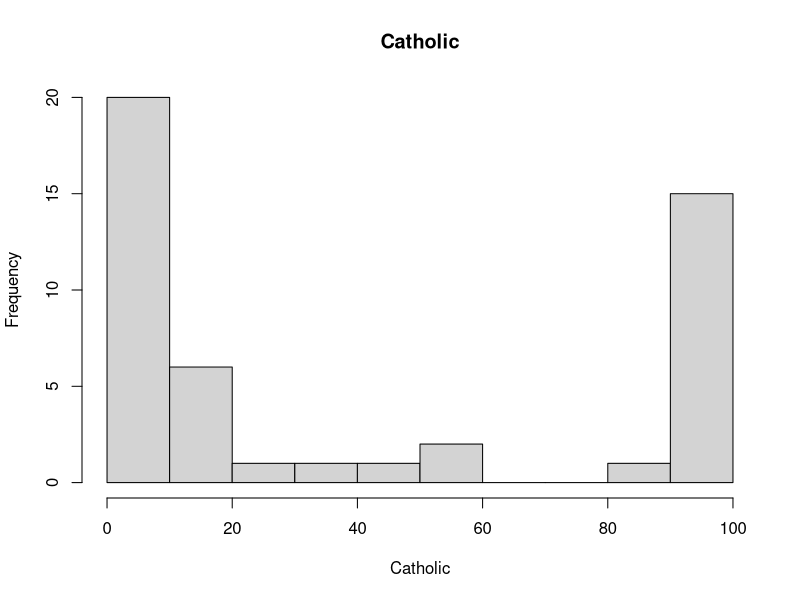
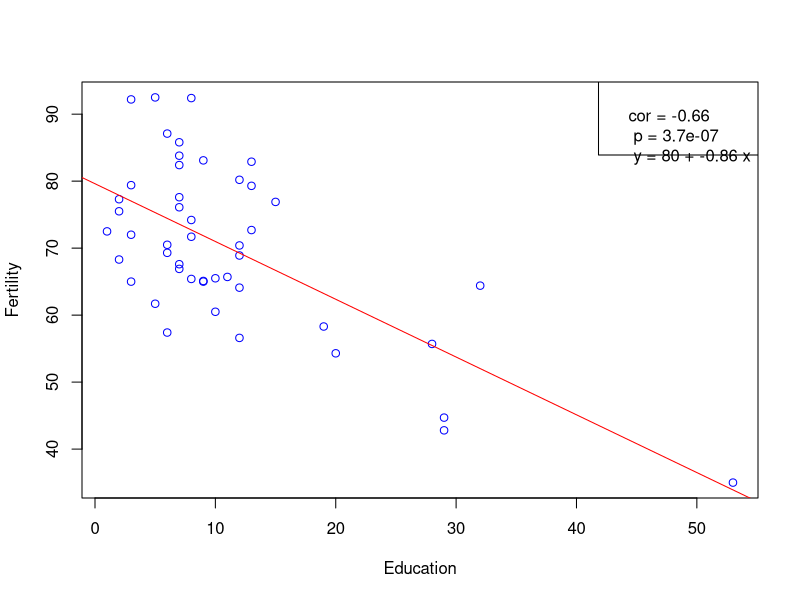
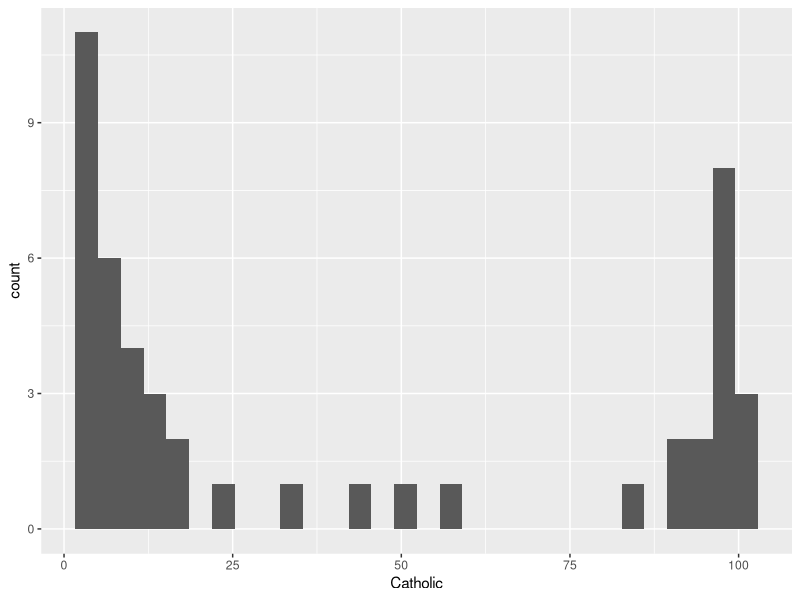
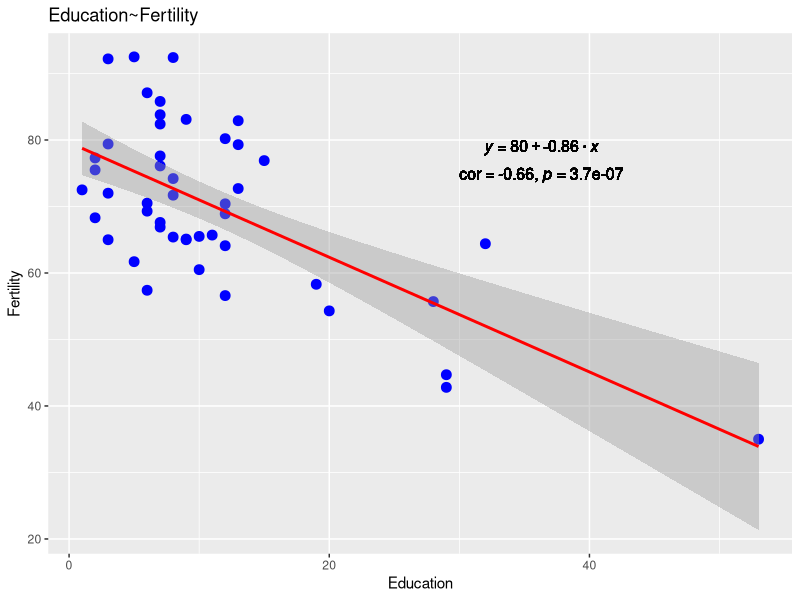
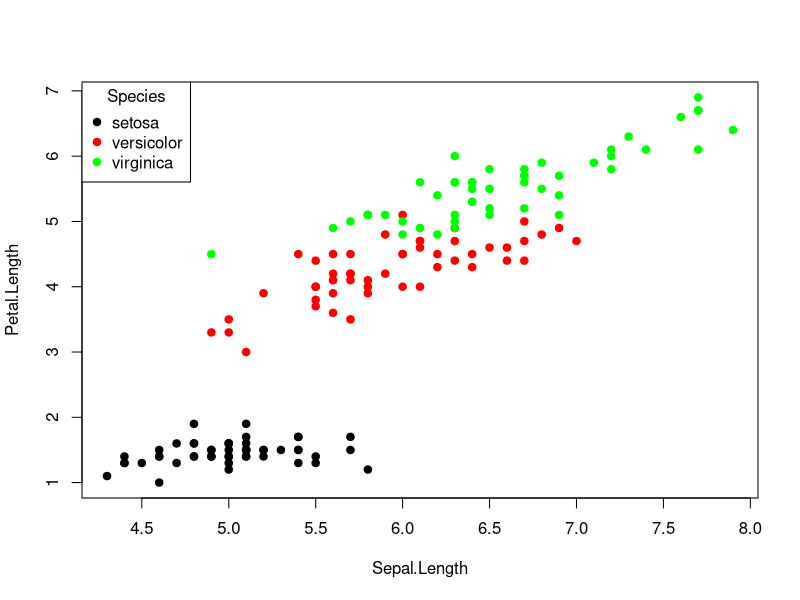
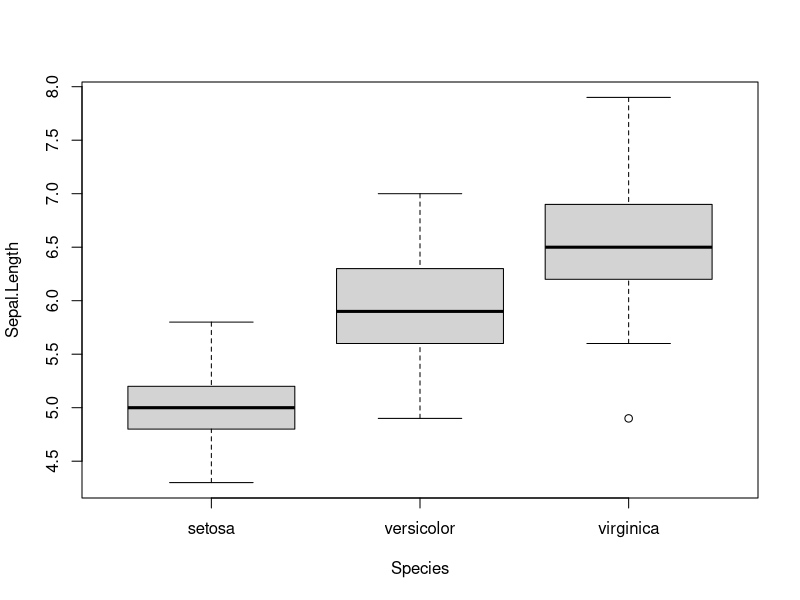
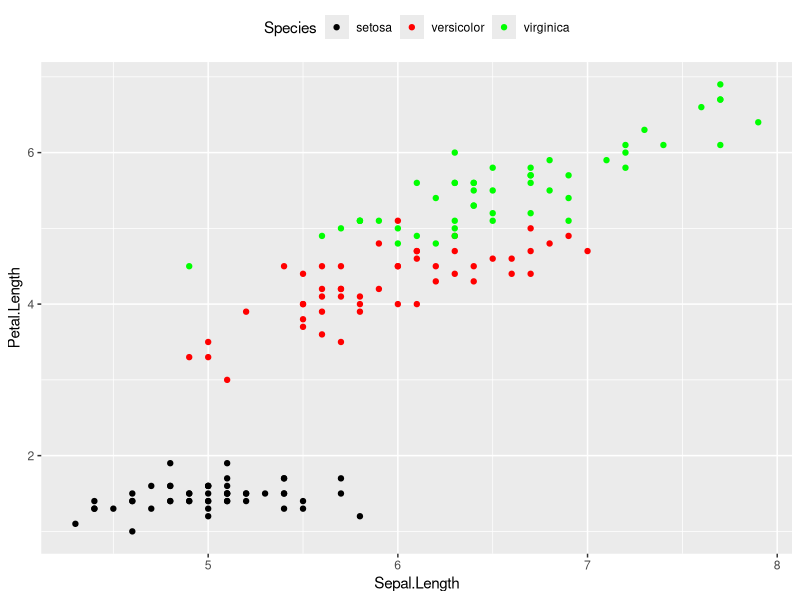
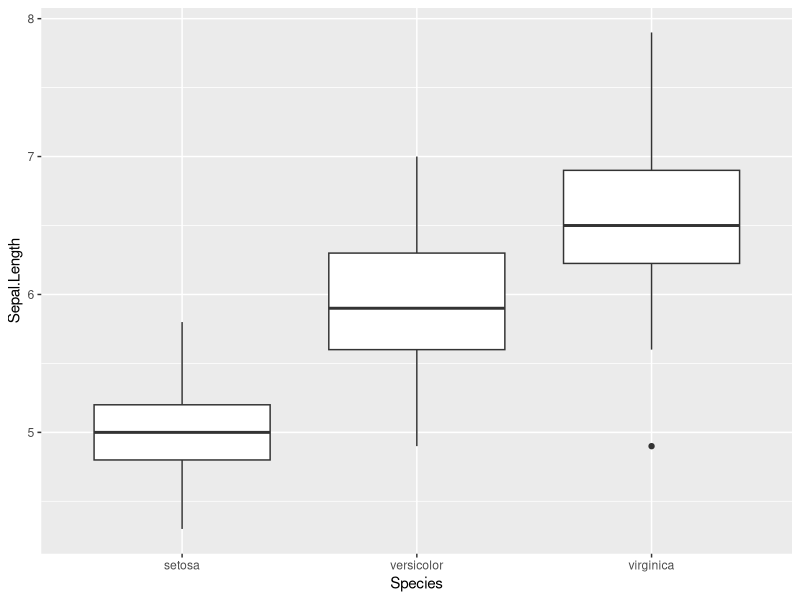

Source code (R) for these figures, in order:
## ---- chunk 1
Sys.info()[["user"]]
Sys.getenv("HOME")
## ---- chunk 2
library(ggplot2)
#计算数据
m <- lm(Fertility ~ Education,swiss)
cor_val <- cor(swiss$Fertility, swiss$Education)#相关系数
p_val <- cor.test(swiss$Fertility,swiss$Education)$p.value#p值
eq <- substitute(atop(paste(italic(y)," = ",a + b %.% italic(x),sep = ""),
                      paste("cor"," = ",cor,", ",italic(p)," = ",pvalue,sep = "")),
                      list(a = as.vector(format(coef(m)[1],digits = 2)),
                           b = as.vector(format(coef(m)[2],digits = 2)),
#format使数字按科学计数法进行显示，digits是显示的位数
                           cor = as.vector(format(cor_val,digits = 2)),
                           pvalue = as.vector(format(p_val,digits = 2))))
eq_expression <- as.character(as.expression(eq))#公式

#基础作图函数
#直方图↓
hist(x=swiss$Catholic,
     main = "Catholic",
     xlab = "Catholic")

#散点图↓
with(swiss,plot(Education,Fertility,
                col = "blue"))#绘制基础散点图
abline(lm(swiss$Fertility ~ swiss$Education),
       col="red")#添加拟合曲线
legend("topright",
       legend = paste("cor =",round(cor_val,2),#保留2位小数
                      "\n",
                      "p =",format(p_val,scientific = T,digits = 2),
                      "\n",
                      "y =",format(coef(m)[1],digits = 2),"+",format(coef(m)[2],digits = 2),"x"))


#ggplot2
#直方图↓
ggplot(swiss,aes(x=Catholic))+
  geom_histogram()

#散点图↓
ggplot(swiss, aes(x = Education,y = Fertility)) +
  geom_point(color = "blue",size = 3) +#绘制基础散点图
  geom_smooth(method = "lm",color = "red") +#添加拟合曲线
  labs(title = "Education~Fertility", x = "Education", y = "Fertility") +#标题和xy轴
  #以下注释为其中一种添加公式的方法
  # annotate("text",#声明注释的类型为文本
  #          x = 20, y = 35,#添加注释的位置
  #          label = paste("Correlation =", #注释内容
  #                        round(cor_val, 2),
  #                        "\n", 
  #                        "p-value =", 
  #                        format(p_val,scientific = T,digits = 2)))
  geom_text(data = NULL,
            aes(x = 30,y = 80,label = eq_expression,hjust = 0,vjust = 1),
                size = 4,parse = TRUE,inherit.aes = FALSE)
## ---- chunk 3
colors <- c("setosa" = "black","versicolor" = "red","virginica" = "green")#建立物种与颜色的对应（一个字典）

#基础作图函数
#散点图↓
with(iris,
     plot(Sepal.Length,Petal.Length,#基础散点图
          col = colors[Species],#按物种分配颜色
#注：colors[Species]是在画图时按colors这个对应给物种标注颜色，如果只写col=colors，效果等效于colors <- c("red","green","blue")
          pch = 19,#设置颜色为填充色，而不是边缘颜色
          xlab = "Sepal.Length",ylab = "Petal.Length"))#设置xy轴标题
legend("topleft",#设置图例位置
       legend = levels(iris$Species),#设置图例中的元素来自iris$Species
       col = colors,#按之前的对应设置颜色
       pch = 19,#颜色为填充色
       title = "Species")#图例的标题
#boxplot↓
boxplot(Sepal.Length~Species,data = iris)

#ggplot2
#散点图↓
ggplot(iris,aes(x = Sepal.Length,y = Petal.Length,#xy轴数据
                color = Species),#按物种分颜色
       labs(x = Sepal.Length,y = Petal.Length))+#设置xy轴标签
  geom_point()+#画散点图
  scale_color_manual(values = colors)+#手动设置颜色
  theme(legend.position = "top")#设置图例位置
#boxplot↓
ggplot(iris,aes(x = Species,y = Sepal.Length))+
  geom_boxplot()
## ---- chunk 4
library(tidyverse)
library(dplyr)
starwars_noNA <- starwars %>% #获取没有NA的数据
  dplyr::filter(is.na(height)==FALSE&is.na(gender)==FALSE)
base_boxplot <- ggplot(starwars_noNA,aes(x = gender,y = height))+
  geom_boxplot()+
  labs(x = "gender",y = "height")#创建基础boxplot
library(ggsignif)
p1 <- base_boxplot+
  geom_signif(comparisons = list(c("feminine", "masculine")),#设置需要比较的组
              map_signif_level = T)#将图像上方的p值以*代替
p1
## ---- chunk 5
p2 <- ggplot(iris,aes(x = Sepal.Length,y = Sepal.Width,
                      color = Species,#颜色按物种分组
                      shape = Species))+#点形状也按物种分组
  geom_density2d()+#画geom_density2d图
  geom_point()+#画散点图
  labs(title = "IRIS")#添加标题
p2
## ---- chunk 6
#大体思路就是建一个新数据集，由mtcars和mtcars_new组成，mtcars_new就是把mtcars中cyl全改成468，因为facet_wrap要按cyl分组，这样才能分为4 6 8 468四组，其中468组包含全部mtcars全部数据
rm(mtcars)#重置mtcars数据集
mtcars_old <- mtcars#保存原mtcars
mtcars$cyl <- 468#更改列值
mtcars_468 <- mtcars#保存新mtcars
mtcars_new <- dplyr::bind_rows(mtcars_old,mtcars_468)#合并
p3 <- ggplot(mtcars_new,aes(x = wt,y = mpg,
                            col = factor(cyl)))+#颜色按cyl分组
  geom_point()+#画散点图
  geom_smooth()+#添加拟合曲线
  scale_color_manual(breaks = c("4","6","8","468"),
                     values = c("red","green","blue","purple"))+#手动设置颜色，breaks与values一一相对(cyl=4的颜色是red)
  labs(x = "Weight",y = "MPG")+#添加xy轴标签
  facet_wrap(.~cyl,#按cyl分成多列
             ncol = 2,#列数为2
             scales = "free",#设置xy轴不统一
             dir = "h")#按水平方向排布，即第一行是46第二行是8，若是v就是48 )
p3
## ---- chunk 7
ggplot(airquality,aes(x = Wind,y = Temp,
                      col = factor(Month)))+#按月份分组
  geom_line()+#折线图
  geom_point()+#散点图
  geom_smooth()+#添加smooth图层
  labs(x = "Wind",y = "Temp")+
  facet_wrap(.~Month,ncol = 3,scales = "free",dir = "h")
## ---- chunk 8
rm(mtcars)#重置mtcars
data <- mtcars %>%
  rownames_to_column() %>% #行名变成列
  arrange(cyl,mpg)#以cyl为主序，mpg为次序，即先排cyl，再在其基础上排mpg。可以看成先按cyl分组，再在组内排序mpg
#注：不能写group_by(cyl)再arrange(mpg)，因为group_by只对summary等函数有用
data$rowname <- factor(data$rowname,
                       levels = data$rowname)#将rowname列改成向量形式
data <- data %>%
  mutate(id = row_number(),
         angle = 90-360*(id-0.5)/n())#按题意增加列

p4 <- ggplot(data,aes(x = rowname,y = mpg,
                      fill = factor(cyl)))+#按cyl填充颜色
  scale_y_continuous(expand = c(0.01,max(data$mpg)/3))+#修改y轴范围（起始值和结束值），反映到图上就是中间圆的大小和外面一圈柱子的长短
  geom_bar(stat = "identity")+#基础柱状图
  coord_polar(theta = "x",start = 0)+#画polar图（将x轴变为圆形）
  geom_text(aes(x=1:length(data$rowname),
                label = data$rowname,
                angle = data$angle,
                hjust = -0.1))+#添加文本（x轴名称），hjust为标签距中心距离
  theme(panel.grid.major = element_blank(),
        panel.grid.minor = element_blank())+#不显示主网格线（就是平行xy轴的那些刻度线）
  theme(axis.ticks = element_blank(),
        axis.text.y = element_blank(),
        axis.text.x = element_blank())+#不显示刻度和xy轴刻度文本
  labs(x = "",y = "")+#不显示xy轴名称
  theme(panel.background = element_rect(fill = "transparent",colour = NA),
        plot.background = element_rect(fill = "transparent",colour = NA))#去掉图背景的阴影
p4
## ---- chunk 9
library(cowplot)
ggdraw()+
  draw_plot(p3,x = 0,y = 0,width = .5,height = 1)+
  draw_plot(p1, 0.5, 0.5, 0.5, 0.5) +
  draw_plot(p2, 0.5, 0, 0.5, 0.5) +
  draw_plot_label(c("A", "B", "C"), c(0, 0.5, 0.5), c(1, 1, 0.5), size = 10)
## ---- chunk 10
library(gridExtra)
grid.arrange(p1+labs(tag = "A"),#先为每个图添标签，再组合在一起
             p2+labs(tag = "B"),
             p4+labs(tag = "C"),
             nrow = 2,
             layout_matrix = rbind(c(1,1),c(2,3)))
## ---- chunk 11
library(patchwork)
#patchwork提供了两个操作符  |：图形并列放置，即按行  /：图形竖直堆叠，即按列
#可以使用小括号来区分组合优先级
p1 <- p1+labs(tag = "A")
p3 <- p3+labs(tag = "B")
p4 <- p4+labs(tag = "C")
p2 <- p2+labs(tag = "D")#先为每个图添标签，再组合在一起
p1 / (p3 | p4) / p2
## ---- chunk 12
library(lattice)
lattice::splom( mtcars[c(1,3,4,5,6)] )
